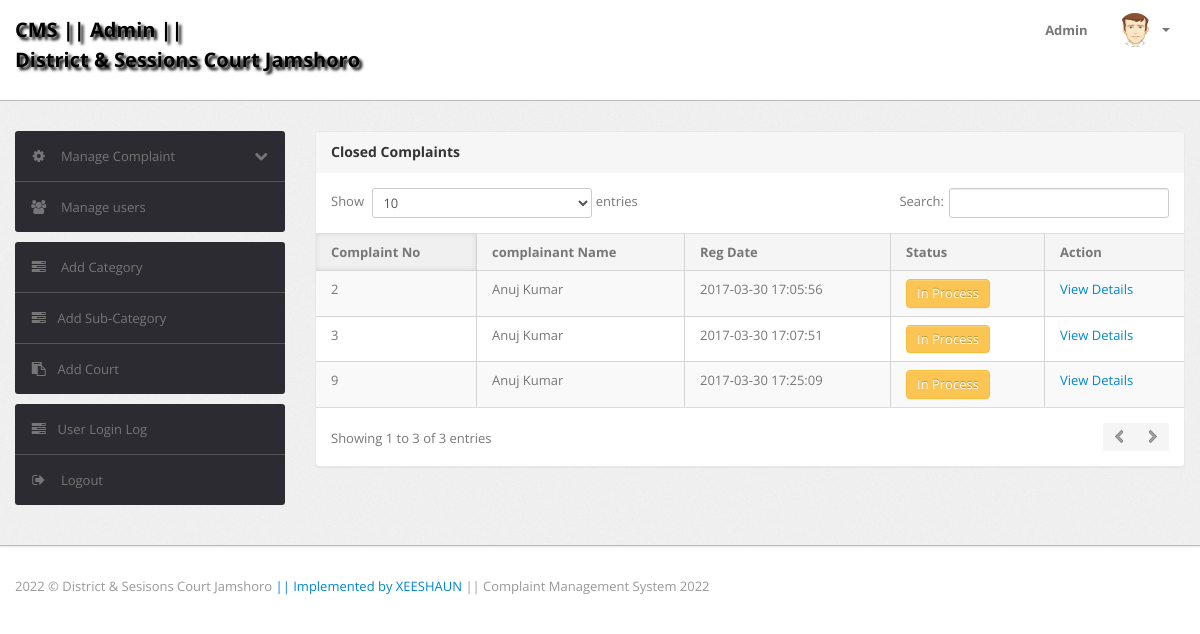
The page /admin/inprocess-complaint.php (signed in) on the database its author committed.
### tables this page shows
CREATE TABLE `tblcomplaints` (
  `complaintNumber` int(11) NOT NULL,
  `userId` int(11) NOT NULL,
  `category` int(11) NOT NULL,
  `subcategory` varchar(255) NOT NULL,
  `complaintType` varchar(255) NOT NULL,
  `state` varchar(255) NOT NULL,
  `noc` varchar(255) NOT NULL,
  `complaintDetails` mediumtext NOT NULL,
  `complaintFile` varchar(255) DEFAULT NULL,
  `regDate` timestamp NOT NULL DEFAULT CURRENT_TIMESTAMP,
  `status` varchar(50) DEFAULT NULL,
  `lastUpdationDate` timestamp NULL DEFAULT '0000-00-00 00:00:00' ON UPDATE CURRENT_TIMESTAMP
);

CREATE TABLE `users` (
  `id` int(11) NOT NULL,
  `fullName` varchar(255) DEFAULT NULL,
  `userEmail` varchar(255) DEFAULT NULL,
  `password` varchar(255) DEFAULT NULL,
  `contactNo` bigint(11) DEFAULT NULL,
  `address` tinytext,
  `State` varchar(255) DEFAULT NULL,
  `country` varchar(255) DEFAULT NULL,
  `pincode` int(6) DEFAULT NULL,
  `userImage` varchar(255) DEFAULT NULL,
  `regDate` timestamp NOT NULL DEFAULT CURRENT_TIMESTAMP,
  `updationDate` timestamp NULL DEFAULT '0000-00-00 00:00:00' ON UPDATE CURRENT_TIMESTAMP,
  `status` int(1) DEFAULT NULL
);

### admin/inprocess-complaint.php (the view, shortened to what this page needs)
<?php session_start();
include('include/config.php');
if(strlen($_SESSION['alogin'])==0)
	{
header('location:index.php');
}
else{
?>
<!DOCTYPE html>
<html lang="en">
<head>
	<link type="text/css" href="bootstrap/css/bootstrap.min.css" rel="stylesheet">
	<link type="text/css" href="bootstrap/css/bootstrap-responsive.min.css" rel="stylesheet">
	<link type="text/css" href="css/theme.css" rel="stylesheet">
	<link type="text/css" href="images/icons/css/font-awesome.css" rel="stylesheet">
</head>
<body>
<?php include('include/header.php');?>
	<div class="wrapper">
		<div class="container">
			<div class="row">
<?php include('include/sidebar.php');?>
			<div class="span9">
					<div class="content">
	<div class="module">
							<div class="module-head">
								<h3>Closed Complaints</h3>
							</div>
							<div class="module-body table">
								<table cellpadding="0" cellspacing="0" border="0" class="datatable-1 table table-bordered table-striped	 display" >
									<thead>
										<tr>
											<th>Complaint No</th>
											<th> complainant Name</th>
											<th>Reg Date</th>
											<th>Status</th>
											<th>Action</th>
										</tr>
									</thead>
<tbody>
<?php
$st='in process';
$query=mysqli_query($con,"select tblcomplaints.*,users.fullName as name from tblcomplaints join users on users.id=tblcomplaints.userId where tblcomplaints.status='$st'");
while($row=mysqli_fetch_array($query))
{
?>
										<tr>
											<td><?php echo htmlentities($row['complaintNumber']);?></td>
											<td><?php echo htmlentities($row['name']);?></td>
											<td><?php echo htmlentities($row['regDate']);?></td>
											<td><button type="button" class="btn btn-warning">In Process</button></td>
											<td>   <a href="complaint-details.php?cid=<?php echo htmlentities($row['complaintNumber']);?>"> View Details</a>
											</td>
											</tr>
										<?php  } ?>
										</tbody>
								</table>
							</div>
						</div>
					</div>
				</div>
			</div>
		</div>
	</div>
<?php include('include/footer.php');?>
</body>
<?php } ?>

### rows shown on the page
tblcomplaints: complaintNumber "2", userId.fullName "Anuj Kumar", regDate "2017-03-30 17:05:56"
tblcomplaints: complaintNumber "3", userId.fullName "Anuj Kumar", regDate "2017-03-30 17:07:51"
tblcomplaints: complaintNumber "9", userId.fullName "Anuj Kumar", regDate "2017-03-30 17:25:09"
